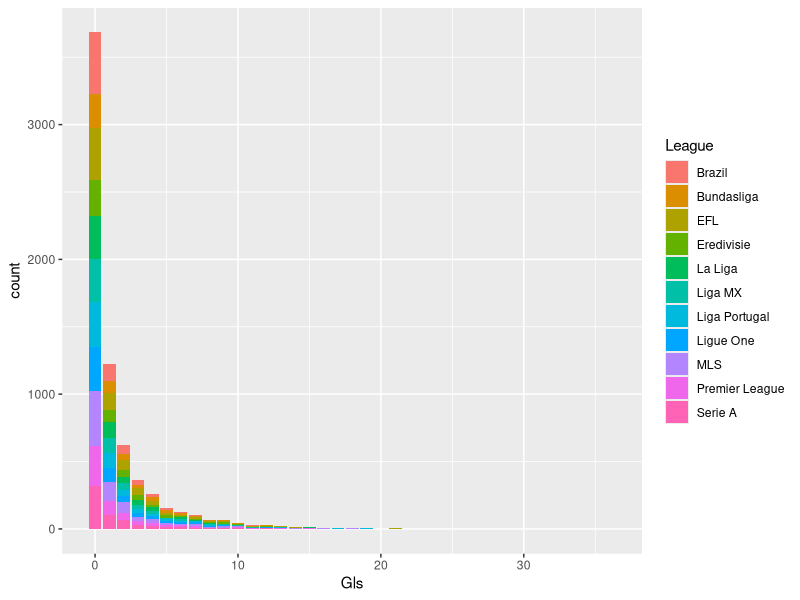
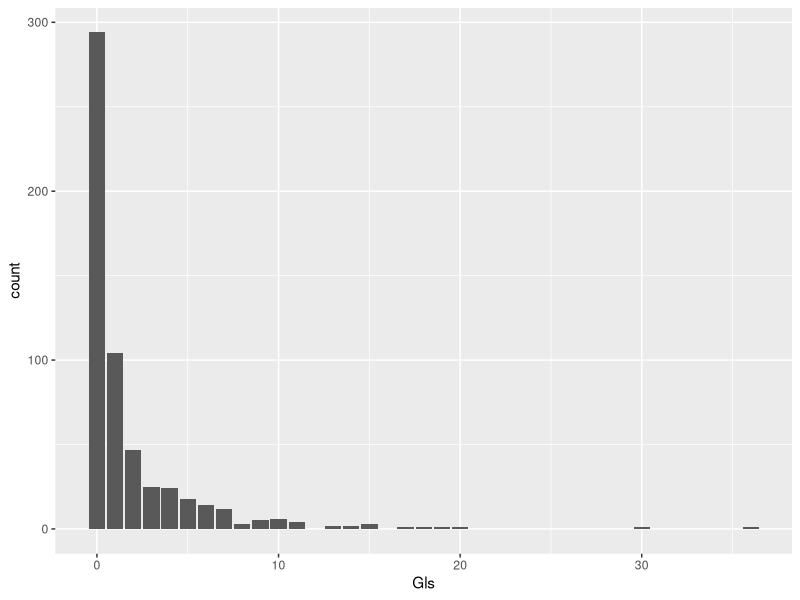

These figures' R source, in order:
library(tidyverse)
library(ggplot2)
library(readr)


###

setwd("/home/rstudio/work")
getwd()
player_data_standard <- read.csv("source_data/player_data_standard.csv")

###



#we are going off of the assumption that Premier League is the best leage (or is it???)



#plotting data - goals per league 
Gls_Per_League <- player_data_standard %>%
  ggplot(aes(x = Gls, fill = League)) + geom_bar()

ggsave(Gls_Per_League, filename = "Figures/goals_p_league.jpeg", 
       dpi = 400, width = 5, height = 3.5)
       
Premier_Gls <- player_data_standard %>%
  filter(League == "Premier League") %>% ggplot(aes(x = Gls)) + geom_bar()

ggsave(Premier_Gls, filename = "Figures/PL_goals.jpeg", 
       dpi = 400, width = 5, height = 3.5)
